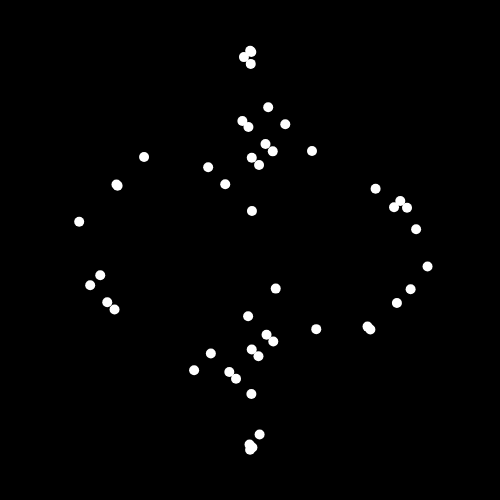
Frame 1 (no input)
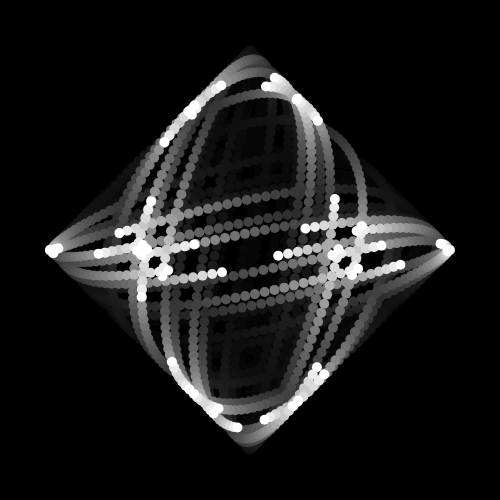
Frame 60 (no input)
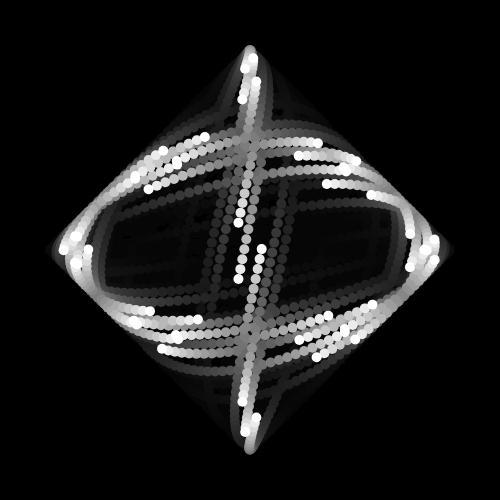
Frame 120 (the mouse pressed at the canvas centre since frame 60)

The p5.js sketch that drew these frames (run headless with seeded random() and noise() and a simulated clock; from frame 60 on, the mouse is pressed at the canvas centre):

// p5.js sketch
// ── sketch.js
let xPos, yPos
function setup() {
  createCanvas(500, 500)
  noStroke()
  background(0)
}

function draw() {
  background(0, 20)

  for(let i = 0; i < 10; i += 1) {
    for(let j = 0; j < 5; j += 1) {
      //fill(100, 255 - ( j * 25 ), i * 25)

      xPos = sin(i + frameCount * 0.05) * sin(j + frameCount * 0.01)  * 200
      yPos = cos(i + frameCount * 0.05) * cos(j + frameCount * 0.01) * 200
      ellipse(250 + xPos, 250 + yPos, 10, 10)   
    }
  }
}
